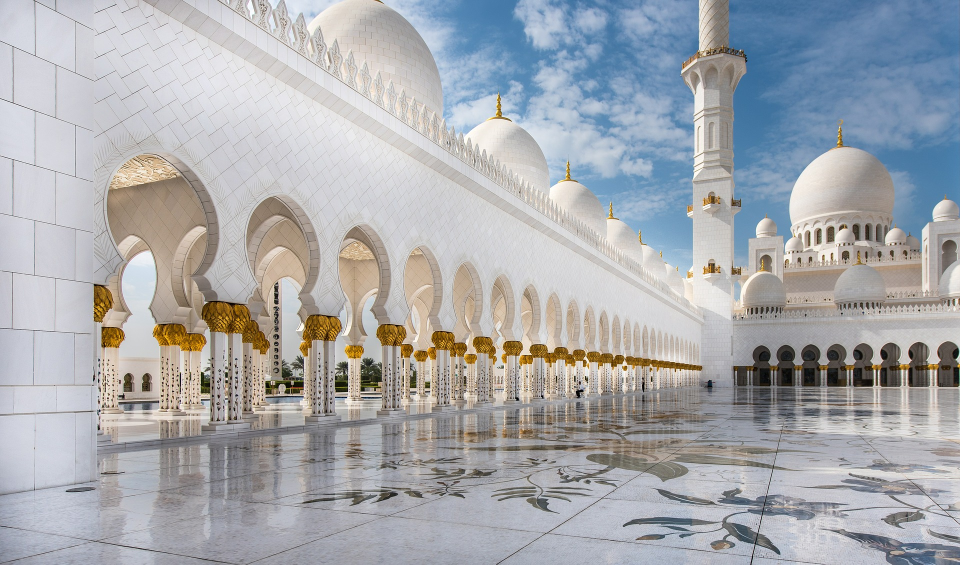
#> input picture Photos/mosque_day.jpg, 1920 x 1129 px (shown at 1/2 size)
$ python transformation.py
#> lines starting #> are read from the running program, lines starting #| are printed output that depends on the picture
#> further down, img is the input picture: shape (1129, 1920, 3); mean B, G, R 173.9, 169.9, 167.6
### helper.py
import cv2 as cv
import numpy as np

def rescaleFrame(frame, scale = 0.75):
#> called with scale = 0.5
    height = int(frame.shape[0] * scale)
#> height = 564
    width = int(frame.shape[1] * scale)
#> width = 960
    dimensions = (width, height)
#> dimensions = (960, 564)
    return cv.resize(frame, dimensions, interpolation = cv.INTER_AREA)
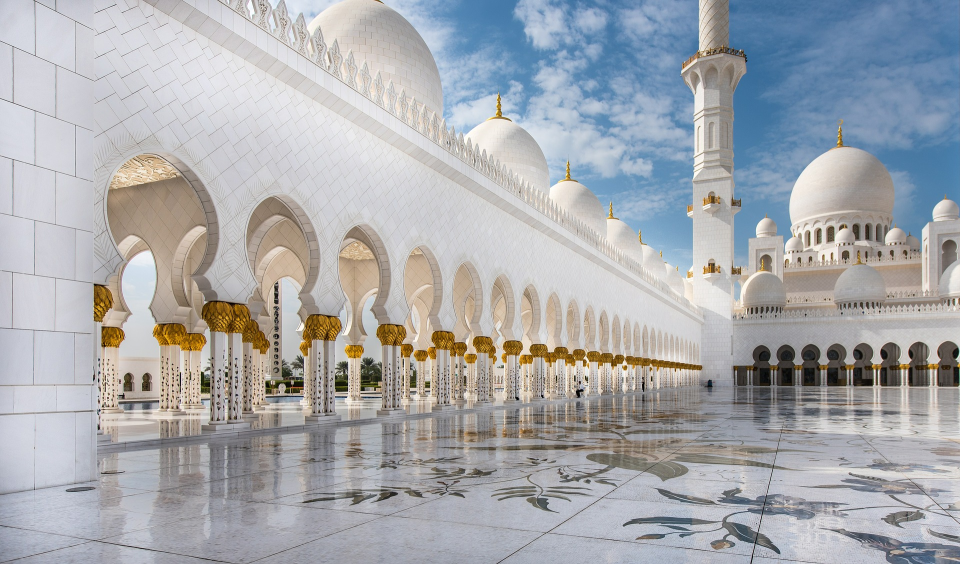
#> returned value: shape (564, 960, 3); mean of channels 0, 1, 2 173.9, 169.9, 167.6; drawn as B, G, R

def translate(img, x, y):
    transMat = np.float32([[1, 0, x], [0, 1, y]])
    dimensions = img.shape[1::-1]
    return cv.warpAffine(src = img, M = transMat, dsize = dimensions)

def rotate(img, angle, rotPoint = None ):
#> called with angle = 45
    height, width = img.shape[:2]
#> height = 564; width = 960

    if rotPoint is None:
        rotPoint = (width//2, height//2)
#> rotPoint = (480, 282)

    rotMat = cv.getRotationMatrix2D(rotPoint, angle, 1.0)
    dimensions = (width, height)
#> dimensions = (960, 564)

    return cv.warpAffine(img, rotMat, dimensions)
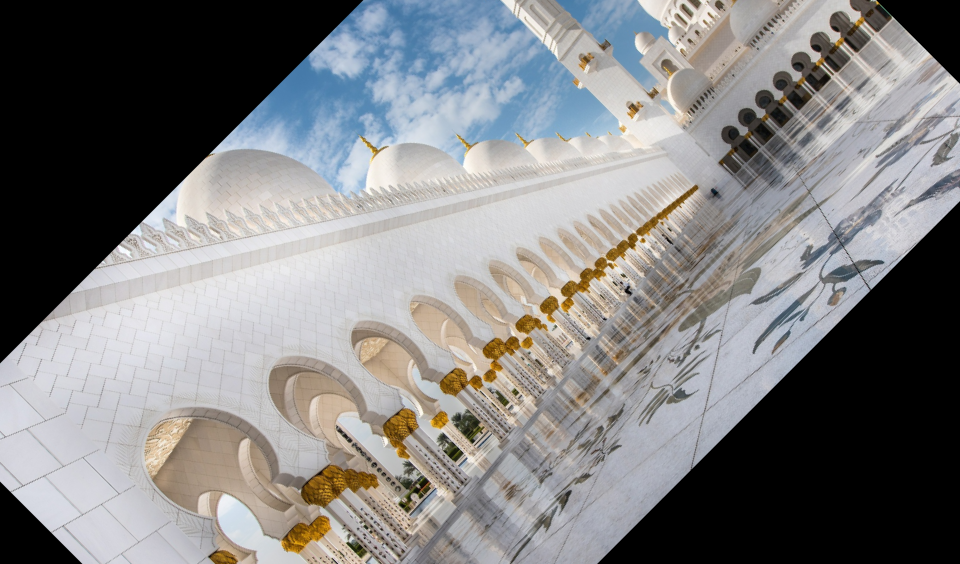
#> returned value: shape (564, 960, 3); mean of channels 0, 1, 2 129.5, 129, 129.3; drawn as B, G, R

### transformation.py
import cv2 as cv
import helper
from helper import *

img = cv.imread('Photos/mosque_day.jpg') # returns a matrix
rescaledImg = rescaleFrame(img, 0.5)

rotated = rotate(rescaledImg, 45)
cv.imshow('Rotated', rotated)

translated = translate(rescaledImg, 100, 100)
#> in translate, `return cv.warpAffine(src = img, M = transMat, dsize = dimensions)`:
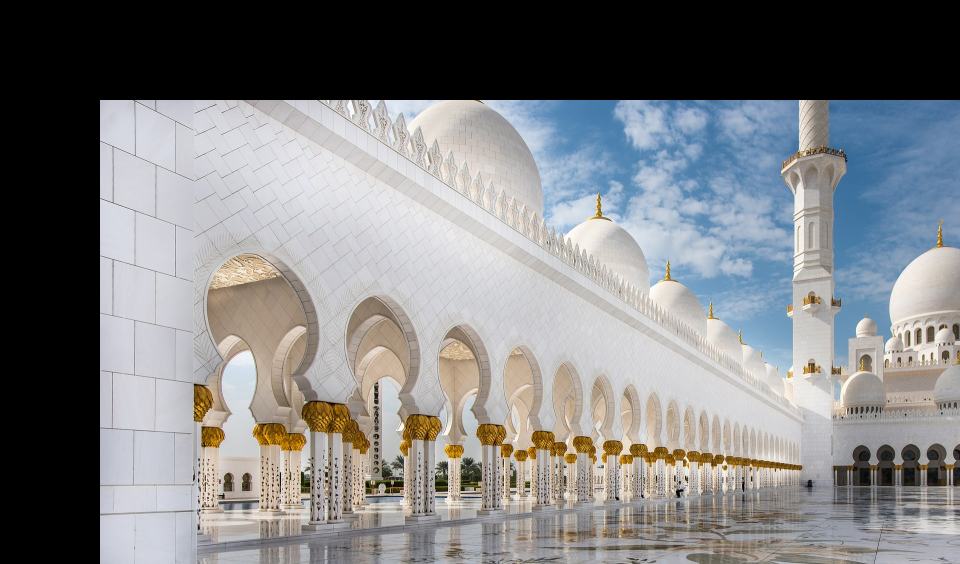
#> returned value: shape (564, 960, 3); mean of channels 0, 1, 2 129.3, 127.7, 126.7; drawn as B, G, R
cv.imshow('Translated', translated)

flip = cv.flip(rescaledImg, -1)
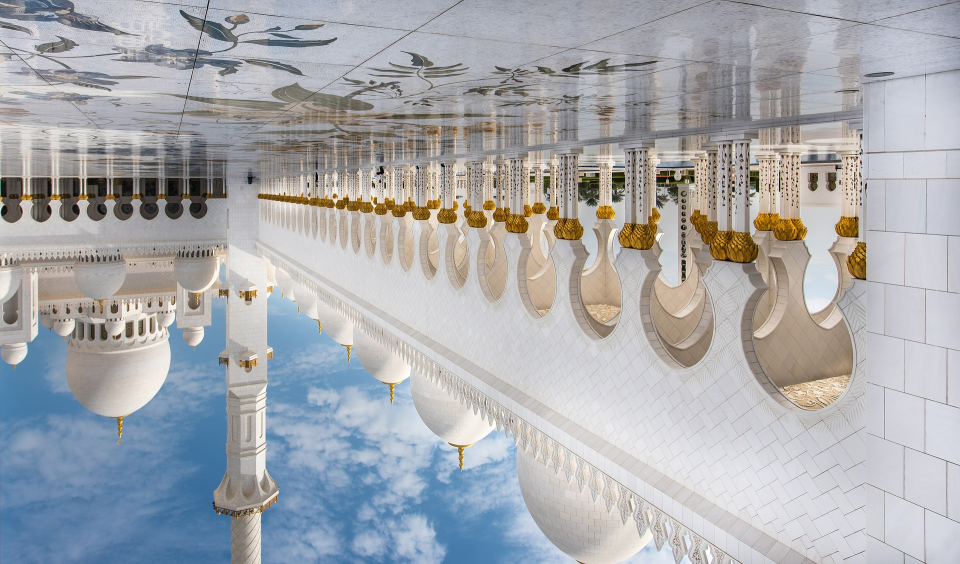
#> flip: shape (564, 960, 3); mean B, G, R 173.9, 169.9, 167.6
cv.imshow('Flip', flip)

cv.waitKey(0)
